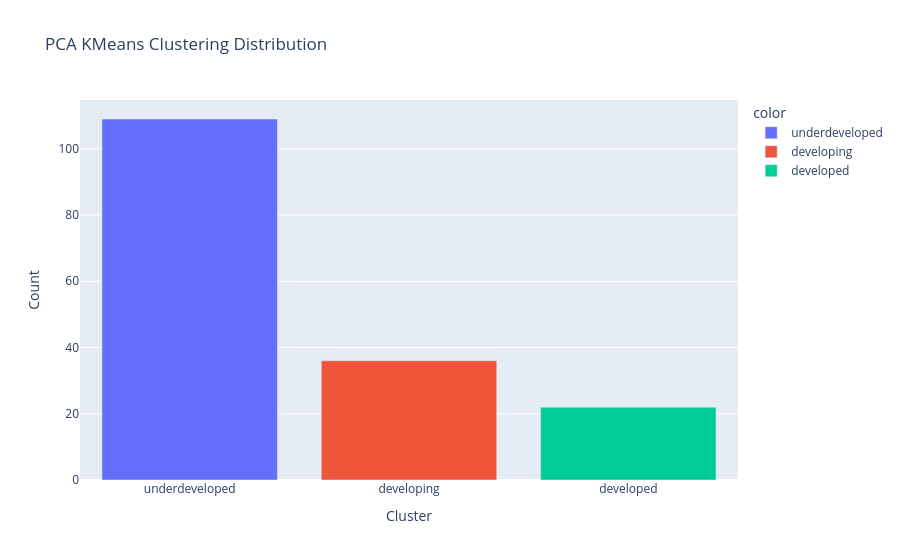

Here is the notebook cell this chart was saved with:
### Markdown cell above
## K-Means with PCA Results

### Code cell
bar_fig = px.bar(
    df_final,
    x=df_final['PCA_k_means_cluster'].value_counts().index,
    y=df_final['PCA_k_means_cluster'].value_counts().values,
    color=df_final['PCA_k_means_cluster'].value_counts().index,
    title='PCA KMeans Clustering Distribution'
)

bar_fig.update_xaxes(title='Cluster')
bar_fig.update_yaxes(title='Count')

pio.show(bar_fig)

### Figure 1 — Plotly figure (JSON) as saved in the notebook; plotly's stock layout.template omitted (floating-point values rounded to 4 significant figures)
{"data": [{"alignmentgroup": "True", "hovertemplate": "color=underdeveloped<br>x=%{x}<br>y=%{y}<extra></extra>", "legendgroup": "underdeveloped", "marker": {"color": "#636efa", "pattern": {"shape": ""}}, "name": "underdeveloped", "offsetgroup": "underdeveloped", "orientation": "v", "showlegend": true, "textposition": "auto", "type": "bar", "x": ["underdeveloped"], "xaxis": "x", "y": [109], "yaxis": "y"}, {"alignmentgroup": "True", "hovertemplate": "color=developing<br>x=%{x}<br>y=%{y}<extra></extra>", "legendgroup": "developing", "marker": {"color": "#EF553B", "pattern": {"shape": ""}}, "name": "developing", "offsetgroup": "developing", "orientation": "v", "showlegend": true, "textposition": "auto", "type": "bar", "x": ["developing"], "xaxis": "x", "y": [36], "yaxis": "y"}, {"alignmentgroup": "True", "hovertemplate": "color=developed<br>x=%{x}<br>y=%{y}<extra></extra>", "legendgroup": "developed", "marker": {"color": "#00cc96", "pattern": {"shape": ""}}, "name": "developed", "offsetgroup": "developed", "orientation": "v", "showlegend": true, "textposition": "auto", "type": "bar", "x": ["developed"], "xaxis": "x", "y": [22], "yaxis": "y"}], "layout": {"barmode": "relative", "legend": {"title": {"text": "color"}, "tracegroupgap": 0}, "title": {"text": "PCA KMeans Clustering Distribution"}, "xaxis": {"anchor": "y", "domain": [0, 1], "title": {"text": "Cluster"}}, "yaxis": {"anchor": "x", "domain": [0, 1], "title": {"text": "Count"}}}}
